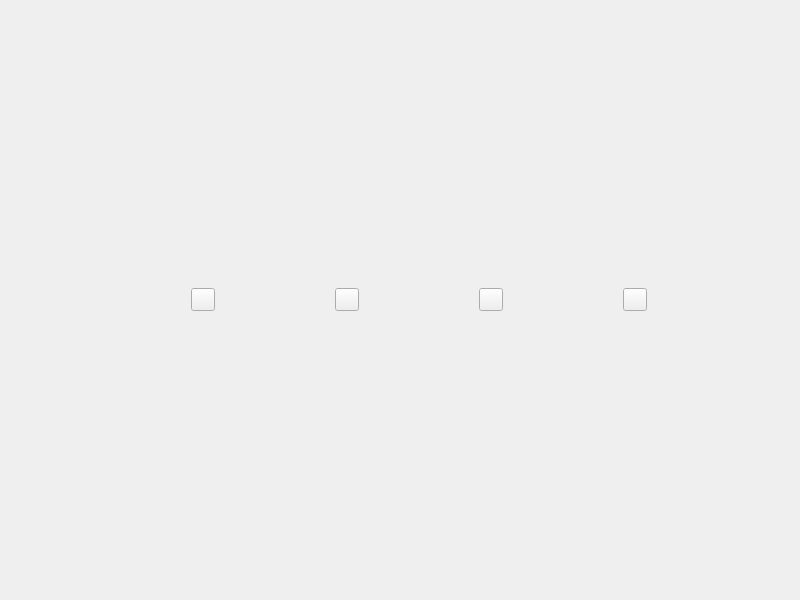
<?xml version="1.0" encoding="UTF-8"?>
<ui version="4.0">
 <class>TaskView</class>
 <widget class="QWidget" name="TaskView">
  <property name="geometry">
   <rect>
    <x>0</x>
    <y>0</y>
    <width>800</width>
    <height>600</height>
   </rect>
  </property>
  <property name="windowTitle">
   <string>Form</string>
  </property>
  <layout class="QVBoxLayout" name="verticalLayout">
   <item>
    <widget class="SingleDirectionScrollArea" name="SingleDirectionScrollArea">
     <property name="styleSheet">
      <string notr="true">QScrollArea{background: transparent; border: none}</string>
     </property>
     <property name="widgetResizable">
      <bool>true</bool>
     </property>
     <widget class="QWidget" name="scrollAreaWidgetContents">
      <property name="geometry">
       <rect>
        <x>0</x>
        <y>0</y>
        <width>782</width>
        <height>582</height>
       </rect>
      </property>
      <property name="styleSheet">
       <string notr="true">QWidget#scrollAreaWidgetContents { background: transparent }</string>
      </property>
      <layout class="QVBoxLayout" name="verticalLayout_2">
       <property name="spacing">
        <number>12</number>
       </property>
       <property name="leftMargin">
        <number>24</number>
       </property>
       <property name="topMargin">
        <number>24</number>
       </property>
       <property name="rightMargin">
        <number>24</number>
       </property>
       <property name="bottomMargin">
        <number>24</number>
       </property>
       <item>
        <layout class="QHBoxLayout" name="horizontalLayout">
         <property name="spacing">
          <number>4</number>
         </property>
         <item>
          <spacer name="horizontalSpacer">
           <property name="sizeHint" stdset="0">
            <size>
             <width>40</width>
             <height>20</height>
            </size>
           </property>
          </spacer>
         </item>
         <item>
          <widget class="ToolButton" name="changeCurrentTaskButton"/>
         </item>
         <item>
          <widget class="ToolButton" name="editTaskTimeButton"/>
         </item>
         <item>
          <widget class="ToolButton" name="addTaskButton"/>
         </item>
         <item>
          <widget class="ToolButton" name="deleteTaskButton"/>
         </item>
        </layout>
       </item>
      </layout>
     </widget>
    </widget>
   </item>
  </layout>
 </widget>
 <customwidgets>
  <customwidget>
   <class>ToolButton</class>
   <extends>QToolButton</extends>
   <header>qfluentwidgets</header>
  </customwidget>
  <customwidget>
   <class>SingleDirectionScrollArea</class>
   <extends>QScrollArea</extends>
   <header>qfluentwidgets</header>
   <container>1</container>
  </customwidget>
 </customwidgets>
 <resources/>
 <connections/>
</ui>
